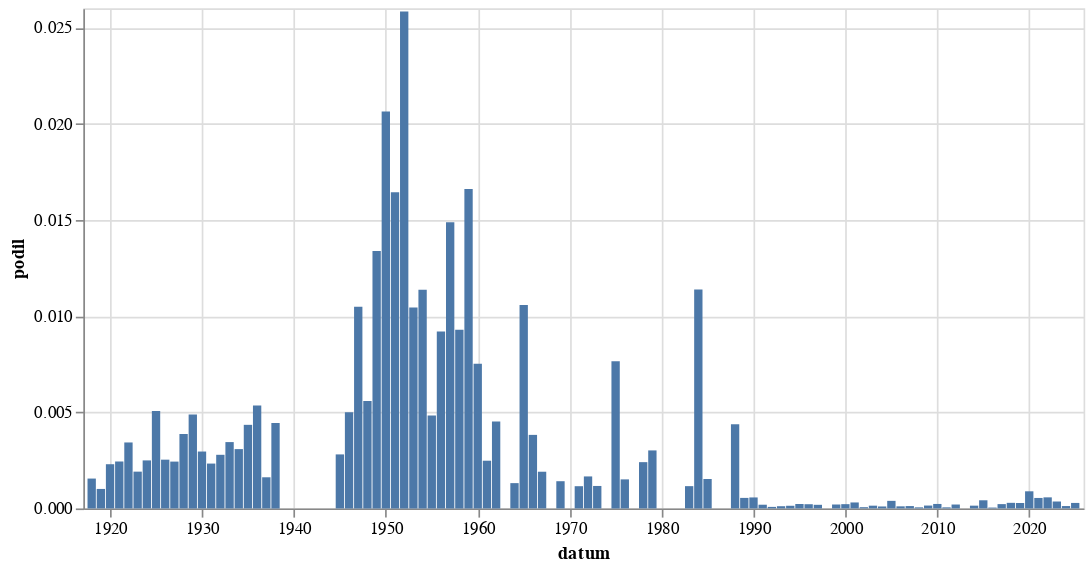

The notebook cell this image was saved under:
### Code cell
alt.Chart(
    hledej(" [Zz]otav").to_pandas(),
    width = 600
).mark_bar(
).encode(
    alt.X('datum:T'),
    alt.Y('podil:Q')
)

### Figure 1 — Vega-Lite specification as saved in the notebook (floating-point values rounded to 4 significant figures)
{"config": {"view": {"continuousWidth": 300, "continuousHeight": 300}}, "data": {"name": "data-1610a6ba4f74b01ee54fe5901343705f"}, "mark": {"type": "bar"}, "encoding": {"x": {"field": "datum", "type": "temporal"}, "y": {"field": "podil", "type": "quantitative"}}, "width": 600, "$schema": "https://vega.github.io/schema/vega-lite/v5.8.0.json", "datasets": {"data-1610a6ba4f74b01ee54fe5901343705f": [{"datum": "1918-01-01T00:00:00", "text": 1, "text_right": 644, "podil": 0.001553, "co": " [Zz]otav"}, {"datum": "1919-01-01T00:00:00", "text": 4, "text_right": 3946, "podil": 0.001014, "co": " [Zz]otav"}, {"datum": "1920-01-01T00:00:00", "text": 13, "text_right": 5656, "podil": 0.002298, "co": " [Zz]otav"}, {"datum": "1921-01-01T00:00:00", "text": 19, "text_right": 7785, "podil": 0.002441, "co": " [Zz]otav"}, {"datum": "1922-01-01T00:00:00", "text": 26, "text_right": 7580, "podil": 0.00343, "co": " [Zz]otav"}, {"datum": "1923-01-01T00:00:00", "text": 10, "text_right": 5228, "podil": 0.001913, "co": " [Zz]otav"}, {"datum": "1924-01-01T00:00:00", "text": 14, "text_right": 5606, "podil": 0.002497, "co": " [Zz]otav"}, {"datum": "1925-01-01T00:00:00", "text": 23, "text_right": 4541, "podil": 0.005065, "co": " [Zz]otav"}, {"datum": "1926-01-01T00:00:00", "text": 18, "text_right": 7099, "podil": 0.002536, "co": " [Zz]otav"}, {"datum": "1927-01-01T00:00:00", "text": 15, "text_right": 6160, "podil": 0.002435, "co": " [Zz]otav"}, {"datum": "1928-01-01T00:00:00", "text": 23, "text_right": 5941, "podil": 0.003871, "co": " [Zz]otav"}, {"datum": "1929-01-01T00:00:00", "text": 18, "text_right": 3684, "podil": 0.004886, "co": " [Zz]otav"}, {"datum": "1930-01-01T00:00:00", "text": 22, "text_right": 7437, "podil": 0.002958, "co": " [Zz]otav"}, {"datum": "1931-01-01T00:00:00", "text": 14, "text_right": 6002, "podil": 0.002333, "co": " [Zz]otav"}, {"datum": "1932-01-01T00:00:00", "text": 10, "text_right": 3586, "podil": 0.002789, "co": " [Zz]otav"}, {"datum": "1933-01-01T00:00:00", "text": 14, "text_right": 4059, "podil": 0.003449, "co": " [Zz]otav"}, {"datum": "1934-01-01T00:00:00", "text": 10, "text_right": 3242, "podil": 0.003085, "co": " [Zz]otav"}, {"datum": "1935-01-01T00:00:00", "text": 14, "text_right": 3221, "podil": 0.004346, "co": " [Zz]otav"}, {"datum": "1936-01-01T00:00:00", "text": 18, "text_right": 3361, "podil": 0.005356, "co": " [Zz]otav"}, {"datum": "1937-01-01T00:00:00", "text": 5, "text_right": 3087, "podil": 0.00162, "co": " [Zz]otav"}, {"datum": "1938-01-01T00:00:00", "text": 7, "text_right": 1578, "podil": 0.004436, "co": " [Zz]otav"}, {"datum": "1945-01-01T00:00:00", "text": 2, "text_right": 712, "podil": 0.002809, "co": " [Zz]otav"}, {"datum": "1946-01-01T00:00:00", "text": 14, "text_right": 2802, "podil": 0.004996, "co": " [Zz]otav"}, {"datum": "1947-01-01T00:00:00", "text": 26, "text_right": 2481, "podil": 0.01048, "co": " [Zz]otav"}, {"datum": "1948-01-01T00:00:00", "text": 14, "text_right": 2504, "podil": 0.005591, "co": " [Zz]otav"}, {"datum": "1949-01-01T00:00:00", "text": 11, "text_right": 822, "podil": 0.01338, "co": " [Zz]otav"}, {"datum": "1950-01-01T00:00:00", "text": 9, "text_right": 436, "podil": 0.02064, "co": " [Zz]otav"}, {"datum": "1951-01-01T00:00:00", "text": 6, "text_right": 365, "podil": 0.01644, "co": " [Zz]otav"}, {"datum": "1952-01-01T00:00:00", "text": 10, "text_right": 387, "podil": 0.02584, "co": " [Zz]otav"}, {"datum": "1953-01-01T00:00:00", "text": 3, "text_right": 287, "podil": 0.01045, "co": " [Zz]otav"}, {"datum": "1954-01-01T00:00:00", "text": 7, "text_right": 616, "podil": 0.01136, "co": " [Zz]otav"}, {"datum": "1955-01-01T00:00:00", "text": 1, "text_right": 207, "podil": 0.004831, "co": " [Zz]otav"}, {"datum": "1956-01-01T00:00:00", "text": 3, "text_right": 326, "podil": 0.009202, "co": " [Zz]otav"}, {"datum": "1957-01-01T00:00:00", "text": 5, "text_right": 336, "podil": 0.01488, "co": " [Zz]otav"}, {"datum": "1958-01-01T00:00:00", "text": 3, "text_right": 323, "podil": 0.009288, "co": " [Zz]otav"}, {"datum": "1959-01-01T00:00:00", "text": 5, "text_right": 301, "podil": 0.01661, "co": " [Zz]otav"}, {"datum": "1960-01-01T00:00:00", "text": 3, "text_right": 399, "podil": 0.007519, "co": " [Zz]otav"}, {"datum": "1961-01-01T00:00:00", "text": 1, "text_right": 403, "podil": 0.002481, "co": " [Zz]otav"}, {"datum": "1962-01-01T00:00:00", "text": 1, "text_right": 221, "podil": 0.004525, "co": " [Zz]otav"}, {"datum": "1964-01-01T00:00:00", "text": 1, "text_right": 760, "podil": 0.001316, "co": " [Zz]otav"}, {"datum": "1965-01-01T00:00:00", "text": 5, "text_right": 473, "podil": 0.01057, "co": " [Zz]otav"}, {"datum": "1966-01-01T00:00:00", "text": 2, "text_right": 523, "podil": 0.003824, "co": " [Zz]otav"}, {"datum": "1967-01-01T00:00:00", "text": 1, "text_right": 524, "podil": 0.001908, "co": " [Zz]otav"}, {"datum": "1969-01-01T00:00:00", "text": 2, "text_right": 1413, "podil": 0.001415, "co": " [Zz]otav"}, {"datum": "1971-01-01T00:00:00", "text": 1, "text_right": 865, "podil": 0.001156, "co": " [Zz]otav"}, {"datum": "1972-01-01T00:00:00", "text": 1, "text_right": 601, "podil": 0.001664, "co": " [Zz]otav"}, {"datum": "1973-01-01T00:00:00", "text": 1, "text_right": 856, "podil": 0.001168, "co": " [Zz]otav"}, {"datum": "1975-01-01T00:00:00", "text": 7, "text_right": 915, "podil": 0.00765, "co": " [Zz]otav"}, {"datum": "1976-01-01T00:00:00", "text": 1, "text_right": 662, "podil": 0.001511, "co": " [Zz]otav"}, {"datum": "1978-01-01T00:00:00", "text": 2, "text_right": 831, "podil": 0.002407, "co": " [Zz]otav"}, {"datum": "1979-01-01T00:00:00", "text": 2, "text_right": 663, "podil": 0.003017, "co": " [Zz]otav"}, {"datum": "1983-01-01T00:00:00", "text": 1, "text_right": 863, "podil": 0.001159, "co": " [Zz]otav"}, {"datum": "1984-01-01T00:00:00", "text": 8, "text_right": 703, "podil": 0.01138, "co": " [Zz]otav"}, {"datum": "1985-01-01T00:00:00", "text": 1, "text_right": 653, "podil": 0.001531, "co": " [Zz]otav"}, {"datum": "1988-01-01T00:00:00", "text": 4, "text_right": 914, "podil": 0.004376, "co": " [Zz]otav"}, {"datum": "1989-01-01T00:00:00", "text": 1, "text_right": 1825, "podil": 0.0005479, "co": " [Zz]otav"}, {"datum": "1990-01-01T00:00:00", "text": 9, "text_right": 15752, "podil": 0.0005714, "co": " [Zz]otav"}, {"datum": "1991-01-01T00:00:00", "text": 6, "text_right": 31045, "podil": 0.0001933, "co": " [Zz]otav"}, {"datum": "1992-01-01T00:00:00", "text": 2, "text_right": 24879, "podil": 8.039e-05, "co": " [Zz]otav"}, {"datum": "1993-01-01T00:00:00", "text": 1, "text_right": 8681, "podil": 0.0001152, "co": " [Zz]otav"}, {"datum": "1994-01-01T00:00:00", "text": 1, "text_right": 7203, "podil": 0.0001388, "co": " [Zz]otav"}, {"datum": "1995-01-01T00:00:00", "text": 2, "text_right": 8693, "podil": 0.0002301, "co": " [Zz]otav"}, {"datum": "1996-01-01T00:00:00", "text": 2, "text_right": 9139, "podil": 0.0002188, "co": " [Zz]otav"}, {"datum": "1997-01-01T00:00:00", "text": 3, "text_right": 15895, "podil": 0.0001887, "co": " [Zz]otav"}, {"datum": "1999-01-01T00:00:00", "text": 4, "text_right": 19544, "podil": 0.0002047, "co": " [Zz]otav"}, {"datum": "2000-01-01T00:00:00", "text": 5, "text_right": 22514, "podil": 0.0002221, "co": " [Zz]otav"}, {"datum": "2001-01-01T00:00:00", "text": 6, "text_right": 19300, "podil": 0.0003109, "co": " [Zz]otav"}, {"datum": "2002-01-01T00:00:00", "text": 1, "text_right": 15504, "podil": 6.45e-05, "co": " [Zz]otav"}, {"datum": "2003-01-01T00:00:00", "text": 3, "text_right": 20928, "podil": 0.0001433, "co": " [Zz]otav"}, {"datum": "2004-01-01T00:00:00", "text": 2, "text_right": 19522, "podil": 0.0001024, "co": " [Zz]otav"}, {"datum": "2005-01-01T00:00:00", "text": 10, "text_right": 25379, "podil": 0.000394, "co": " [Zz]otav"}, {"datum": "2006-01-01T00:00:00", "text": 2, "text_right": 18354, "podil": 0.000109, "co": " [Zz]otav"}, {"datum": "2007-01-01T00:00:00", "text": 2, "text_right": 16287, "podil": 0.0001228, "co": " [Zz]otav"}, {"datum": "2008-01-01T00:00:00", "text": 1, "text_right": 17835, "podil": 5.607e-05, "co": " [Zz]otav"}, {"datum": "2009-01-01T00:00:00", "text": 3, "text_right": 20031, "podil": 0.0001498, "co": " [Zz]otav"}, {"datum": "2010-01-01T00:00:00", "text": 3, "text_right": 12869, "podil": 0.0002331, "co": " [Zz]otav"}, {"datum": "2011-01-01T00:00:00", "text": 1, "text_right": 17781, "podil": 5.624e-05, "co": " [Zz]otav"}, {"datum": "2012-01-01T00:00:00", "text": 3, "text_right": 14732, "podil": 0.0002036, "co": " [Zz]otav"}, {"datum": "2014-01-01T00:00:00", "text": 3, "text_right": 20781, "podil": 0.0001444, "co": " [Zz]otav"}, {"datum": "2015-01-01T00:00:00", "text": 9, "text_right": 21226, "podil": 0.000424, "co": " [Zz]otav"}, {"datum": "2016-01-01T00:00:00", "text": 1, "text_right": 22255, "podil": 4.493e-05, "co": " [Zz]otav"}, {"datum": "2017-01-01T00:00:00", "text": 4, "text_right": 17808, "podil": 0.0002246, "co": " [Zz]otav"}, {"datum": "2018-01-01T00:00:00", "text": 6, "text_right": 20582, "podil": 0.0002915, "co": " [Zz]otav"}, {"datum": "2019-01-01T00:00:00", "text": 7, "text_right": 24751, "podil": 0.0002828, "co": " [Zz]otav"}, {"datum": "2020-01-01T00:00:00", "text": 21, "text_right": 23572, "podil": 0.0008909, "co": " [Zz]otav"}, {"datum": "2021-01-01T00:00:00", "text": 11, "text_right": 20176, "podil": 0.0005452, "co": " [Zz]otav"}, {"datum": "2022-01-01T00:00:00", "text": 12, "text_right": 20822, "podil": 0.0005763, "co": " [Zz]otav"}, {"datum": "2023-01-01T00:00:00", "text": 9, "text_right": 24959, "podil": 0.0003606, "co": " [Zz]otav"}, {"datum": "2024-01-01T00:00:00", "text": 3, "text_right": 24168, "podil": 0.0001241, "co": " [Zz]otav"}, {"datum": "2025-01-01T00:00:00", "text": 3, "text_right": 10482, "podil": 0.0002862, "co": " [Zz]otav"}]}}
